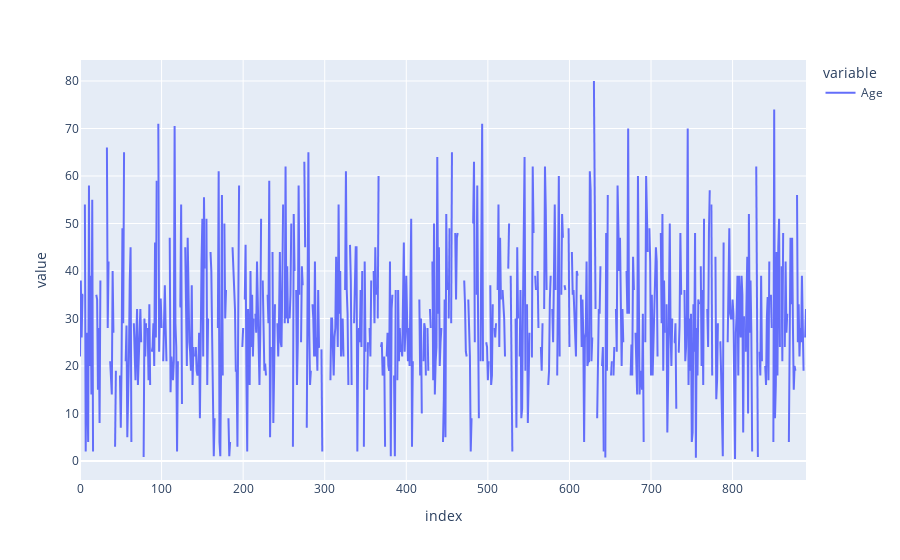

Write notebook code for a chart like this one.
### Code cell
plt.line(train['Age'])

### Figure 1 — Plotly figure (JSON) as saved in the notebook; plotly's stock layout.template omitted (floating-point values rounded to 4 significant figures; data arrays with more than 128 entries replaced by an {"elided": "..."} marker saying what was removed)
{"data": [{"hovertemplate": "variable=Age<br>index=%{x}<br>value=%{y}<extra></extra>", "legendgroup": "Age", "line": {"color": "#636efa", "dash": "solid"}, "marker": {"symbol": "circle"}, "mode": "lines", "name": "Age", "orientation": "v", "showlegend": true, "type": "scatter", "x": {"elided": "891 int values"}, "xaxis": "x", "y": {"elided": "891 float values"}, "yaxis": "y"}], "layout": {"legend": {"title": {"text": "variable"}, "tracegroupgap": 0}, "margin": {"t": 60}, "xaxis": {"anchor": "y", "domain": [0, 1], "title": {"text": "index"}}, "yaxis": {"anchor": "x", "domain": [0, 1], "title": {"text": "value"}}}}
